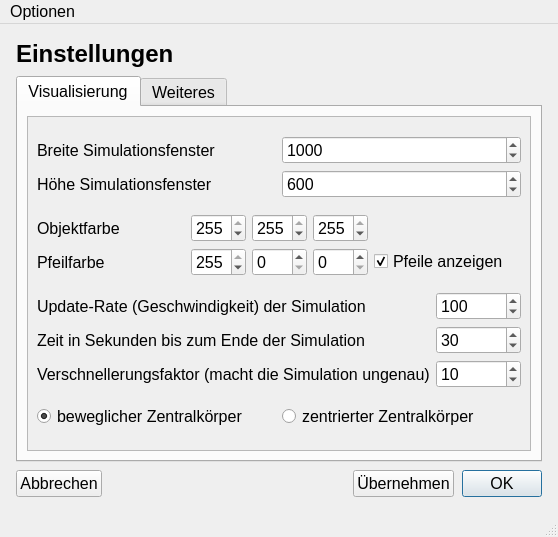
<?xml version="1.0" encoding="UTF-8"?>
<ui version="4.0">
 <class>MainWindow</class>
 <widget class="QMainWindow" name="MainWindow">
  <property name="geometry">
   <rect>
    <x>0</x>
    <y>0</y>
    <width>558</width>
    <height>537</height>
   </rect>
  </property>
  <property name="font">
   <font>
    <pointsize>12</pointsize>
   </font>
  </property>
  <property name="windowTitle">
   <string>Einstellungen</string>
  </property>
  <widget class="QWidget" name="centralwidget">
   <layout class="QVBoxLayout" name="verticalLayout_2">
    <property name="spacing">
     <number>8</number>
    </property>
    <property name="leftMargin">
     <number>16</number>
    </property>
    <property name="topMargin">
     <number>16</number>
    </property>
    <property name="rightMargin">
     <number>16</number>
    </property>
    <property name="bottomMargin">
     <number>16</number>
    </property>
    <item>
     <widget class="QLabel" name="label_17">
      <property name="text">
       <string>&lt;html&gt;&lt;head/&gt;&lt;body&gt;&lt;p&gt;&lt;span style=&quot; font-size:18pt; font-weight:600;&quot;&gt;Einstellungen&lt;/span&gt;&lt;/p&gt;&lt;/body&gt;&lt;/html&gt;</string>
      </property>
     </widget>
    </item>
    <item>
     <widget class="QTabWidget" name="tabWidget">
      <property name="currentIndex">
       <number>0</number>
      </property>
      <widget class="QWidget" name="tab">
       <attribute name="title">
        <string>Visualisierung</string>
       </attribute>
       <layout class="QGridLayout" name="gridLayout_5">
        <item row="0" column="0">
         <widget class="QScrollArea" name="scrollArea">
          <property name="widgetResizable">
           <bool>true</bool>
          </property>
          <widget class="QWidget" name="scrollAreaWidgetContents_2">
           <property name="geometry">
            <rect>
             <x>0</x>
             <y>0</y>
             <width>502</width>
             <height>326</height>
            </rect>
           </property>
           <layout class="QGridLayout" name="gridLayout_2">
            <item row="0" column="0" colspan="2">
             <layout class="QGridLayout" name="gridLayout_3">
              <item row="0" column="0">
               <widget class="QLabel" name="label">
                <property name="text">
                 <string>Breite Simulationsfenster</string>
                </property>
               </widget>
              </item>
              <item row="1" column="0">
               <widget class="QLabel" name="label_2">
                <property name="text">
                 <string>Höhe Simulationsfenster</string>
                </property>
               </widget>
              </item>
              <item row="0" column="1">
               <widget class="QSpinBox" name="canvas_width">
                <property name="minimum">
                 <number>100</number>
                </property>
                <property name="maximum">
                 <number>3000</number>
                </property>
                <property name="value">
                 <number>1000</number>
                </property>
               </widget>
              </item>
              <item row="1" column="1">
               <widget class="QSpinBox" name="canvas_height">
                <property name="minimum">
                 <number>50</number>
                </property>
                <property name="maximum">
                 <number>2000</number>
                </property>
                <property name="value">
                 <number>600</number>
                </property>
               </widget>
              </item>
             </layout>
            </item>
            <item row="1" column="0" colspan="2">
             <layout class="QGridLayout" name="gridLayout">
              <item row="0" column="1">
               <layout class="QHBoxLayout" name="horizontalLayout_3">
                <item>
                 <widget class="QSpinBox" name="color_objects_r">
                  <property name="maximum">
                   <number>255</number>
                  </property>
                  <property name="value">
                   <number>255</number>
                  </property>
                 </widget>
                </item>
                <item>
                 <widget class="QSpinBox" name="color_objects_g">
                  <property name="maximum">
                   <number>255</number>
                  </property>
                  <property name="value">
                   <number>255</number>
                  </property>
                 </widget>
                </item>
                <item>
                 <widget class="QSpinBox" name="color_objects_b">
                  <property name="maximum">
                   <number>255</number>
                  </property>
                  <property name="value">
                   <number>255</number>
                  </property>
                 </widget>
                </item>
               </layout>
              </item>
              <item row="1" column="0">
               <widget class="QLabel" name="label_4">
                <property name="text">
                 <string>Pfeilfarbe</string>
                </property>
               </widget>
              </item>
              <item row="1" column="1">
               <layout class="QHBoxLayout" name="horizontalLayout_4">
                <item>
                 <widget class="QSpinBox" name="color_pointer_r">
                  <property name="maximum">
                   <number>255</number>
                  </property>
                  <property name="value">
                   <number>255</number>
                  </property>
                 </widget>
                </item>
                <item>
                 <widget class="QSpinBox" name="color_pointer_g">
                  <property name="maximum">
                   <number>255</number>
                  </property>
                 </widget>
                </item>
                <item>
                 <widget class="QSpinBox" name="color_pointer_b">
                  <property name="maximum">
                   <number>255</number>
                  </property>
                 </widget>
                </item>
               </layout>
              </item>
              <item row="1" column="2">
               <widget class="QCheckBox" name="show_pointers">
                <property name="toolTip">
                 <string>&lt;html&gt;&lt;head/&gt;&lt;body&gt;&lt;p&gt;Diese Option aktiviert Pfeile, die auf die Körper in der Simulation zeigen (vor allem hilfreich bei grösseren Distanzen zwischen kleineren Körpern).&lt;/p&gt;&lt;/body&gt;&lt;/html&gt;</string>
                </property>
                <property name="text">
                 <string>Pfeile anzeigen</string>
                </property>
                <property name="checked">
                 <bool>true</bool>
                </property>
               </widget>
              </item>
              <item row="0" column="0">
               <widget class="QLabel" name="label_3">
                <property name="text">
                 <string>Objektfarbe</string>
                </property>
               </widget>
              </item>
             </layout>
            </item>
            <item row="2" column="0" colspan="2">
             <layout class="QGridLayout" name="gridLayout_4">
              <item row="0" column="1">
               <widget class="QSpinBox" name="update_rate">
                <property name="minimum">
                 <number>1</number>
                </property>
                <property name="maximum">
                 <number>100000</number>
                </property>
                <property name="value">
                 <number>100</number>
                </property>
               </widget>
              </item>
              <item row="2" column="1">
               <widget class="QSpinBox" name="t_factor">
                <property name="minimum">
                 <number>1</number>
                </property>
                <property name="maximum">
                 <number>100000</number>
                </property>
                <property name="value">
                 <number>10</number>
                </property>
               </widget>
              </item>
              <item row="0" column="0">
               <widget class="QLabel" name="label_5">
                <property name="toolTip">
                 <string>&lt;html&gt;&lt;head/&gt;&lt;body&gt;&lt;p&gt;Anzahl Berechnungen pro Sekunde&lt;/p&gt;&lt;/body&gt;&lt;/html&gt;</string>
                </property>
                <property name="text">
                 <string>Update-Rate (Geschwindigkeit) der Simulation</string>
                </property>
               </widget>
              </item>
              <item row="1" column="1">
               <widget class="QSpinBox" name="max_seconds">
                <property name="minimum">
                 <number>5</number>
                </property>
                <property name="maximum">
                 <number>3600</number>
                </property>
                <property name="value">
                 <number>30</number>
                </property>
               </widget>
              </item>
              <item row="2" column="0">
               <widget class="QLabel" name="label_7">
                <property name="toolTip">
                 <string>&lt;html&gt;&lt;head/&gt;&lt;body&gt;&lt;p&gt;physikalisch: &amp;Delta;t&lt;/p&gt;&lt;/body&gt;&lt;/html&gt;</string>
                </property>
                <property name="text">
                 <string>Verschnellerungsfaktor (macht die Simulation ungenau)</string>
                </property>
               </widget>
              </item>
              <item row="1" column="0">
               <widget class="QLabel" name="label_6">
                <property name="text">
                 <string>Zeit in Sekunden bis zum Ende der Simulation</string>
                </property>
               </widget>
              </item>
             </layout>
            </item>
            <item row="3" column="0">
             <widget class="QRadioButton" name="do_central_moving">
              <property name="toolTip">
               <string/>
              </property>
              <property name="toolTipDuration">
               <number>-1</number>
              </property>
              <property name="statusTip">
               <string/>
              </property>
              <property name="whatsThis">
               <string/>
              </property>
              <property name="accessibleName">
               <string/>
              </property>
              <property name="accessibleDescription">
               <string/>
              </property>
              <property name="text">
               <string>beweglicher Zentralkörper</string>
              </property>
              <property name="checked">
               <bool>true</bool>
              </property>
             </widget>
            </item>
            <item row="3" column="1">
             <widget class="QRadioButton" name="do_central_centered">
              <property name="toolTip">
               <string>&lt;html&gt;&lt;head/&gt;&lt;body&gt;&lt;p&gt;Der Zentralkörper wird bei Aktivieren dieses Feldes immer in der Mitte der Visualisierung angezeigt werden.&lt;/p&gt;&lt;/body&gt;&lt;/html&gt;</string>
              </property>
              <property name="toolTipDuration">
               <number>-1</number>
              </property>
              <property name="statusTip">
               <string/>
              </property>
              <property name="whatsThis">
               <string/>
              </property>
              <property name="accessibleName">
               <string/>
              </property>
              <property name="accessibleDescription">
               <string/>
              </property>
              <property name="text">
               <string>zentrierter Zentralkörper</string>
              </property>
              <property name="checked">
               <bool>false</bool>
              </property>
             </widget>
            </item>
           </layout>
          </widget>
         </widget>
        </item>
       </layout>
      </widget>
      <widget class="QWidget" name="tab_2">
       <attribute name="title">
        <string>Weiteres</string>
       </attribute>
       <layout class="QGridLayout" name="gridLayout_6">
        <item row="0" column="0">
         <widget class="QScrollArea" name="scrollArea_2">
          <property name="widgetResizable">
           <bool>true</bool>
          </property>
          <widget class="QWidget" name="scrollAreaWidgetContents_3">
           <property name="geometry">
            <rect>
             <x>0</x>
             <y>0</y>
             <width>502</width>
             <height>326</height>
            </rect>
           </property>
           <layout class="QVBoxLayout" name="verticalLayout">
            <item>
             <widget class="QCheckBox" name="do_testing">
              <property name="toolTip">
               <string>&lt;html&gt;&lt;head/&gt;&lt;body&gt;&lt;p&gt;Diese Option aktiviert möglicherweise unvollständige, noch in Entwicklung stehende Features.&lt;/p&gt;&lt;/body&gt;&lt;/html&gt;</string>
              </property>
              <property name="text">
               <string>Test-Features aktivieren</string>
              </property>
             </widget>
            </item>
            <item>
             <widget class="QCheckBox" name="do_restart">
              <property name="toolTip">
               <string>&lt;html&gt;&lt;head/&gt;&lt;body&gt;&lt;p&gt;Diese Option wird das Programm nach jeder Simulation neustarten. Somit wird eine weitere, unmittelbare Simulation möglich gemacht.&lt;/p&gt;&lt;/body&gt;&lt;/html&gt;</string>
              </property>
              <property name="text">
               <string>Neustart nach einer Simulation</string>
              </property>
              <property name="checked">
               <bool>true</bool>
              </property>
             </widget>
            </item>
            <item>
             <spacer name="verticalSpacer">
              <property name="orientation">
               <enum>Qt::Vertical</enum>
              </property>
              <property name="sizeHint" stdset="0">
               <size>
                <width>20</width>
                <height>203</height>
               </size>
              </property>
             </spacer>
            </item>
           </layout>
          </widget>
         </widget>
        </item>
       </layout>
      </widget>
     </widget>
    </item>
    <item>
     <layout class="QHBoxLayout" name="horizontalLayout">
      <item>
       <widget class="QPushButton" name="b_cancel">
        <property name="toolTip">
         <string extracomment="Verlassen ohne zu speichern">schliessen ohne zu speichern</string>
        </property>
        <property name="statusTip">
         <string/>
        </property>
        <property name="whatsThis">
         <string/>
        </property>
        <property name="accessibleName">
         <string/>
        </property>
        <property name="accessibleDescription">
         <string/>
        </property>
        <property name="text">
         <string>Abbrechen</string>
        </property>
       </widget>
      </item>
      <item>
       <spacer name="horizontalSpacer">
        <property name="orientation">
         <enum>Qt::Horizontal</enum>
        </property>
        <property name="sizeHint" stdset="0">
         <size>
          <width>40</width>
          <height>20</height>
         </size>
        </property>
       </spacer>
      </item>
      <item>
       <widget class="QPushButton" name="b_save">
        <property name="toolTip">
         <string>speichern</string>
        </property>
        <property name="text">
         <string>Übernehmen</string>
        </property>
       </widget>
      </item>
      <item>
       <widget class="QPushButton" name="b_ok">
        <property name="toolTip">
         <string>speichern und schliessen</string>
        </property>
        <property name="text">
         <string>OK</string>
        </property>
        <property name="default">
         <bool>true</bool>
        </property>
        <property name="flat">
         <bool>false</bool>
        </property>
       </widget>
      </item>
     </layout>
    </item>
   </layout>
  </widget>
  <widget class="QMenuBar" name="menubar">
   <property name="geometry">
    <rect>
     <x>0</x>
     <y>0</y>
     <width>558</width>
     <height>26</height>
    </rect>
   </property>
   <widget class="QMenu" name="menuOptionen">
    <property name="title">
     <string>Optionen</string>
    </property>
    <addaction name="actionVerlassen"/>
   </widget>
   <addaction name="menuOptionen"/>
  </widget>
  <widget class="QStatusBar" name="statusbar"/>
  <action name="actionVerlassen">
   <property name="text">
    <string>Verlassen</string>
   </property>
   <property name="shortcut">
    <string>Ctrl+Q</string>
   </property>
  </action>
 </widget>
 <tabstops>
  <tabstop>canvas_width</tabstop>
  <tabstop>canvas_height</tabstop>
  <tabstop>color_objects_r</tabstop>
  <tabstop>color_objects_g</tabstop>
  <tabstop>color_objects_b</tabstop>
  <tabstop>color_pointer_r</tabstop>
  <tabstop>color_pointer_g</tabstop>
  <tabstop>color_pointer_b</tabstop>
  <tabstop>update_rate</tabstop>
  <tabstop>max_seconds</tabstop>
  <tabstop>do_testing</tabstop>
  <tabstop>do_restart</tabstop>
  <tabstop>b_cancel</tabstop>
  <tabstop>b_save</tabstop>
  <tabstop>b_ok</tabstop>
 </tabstops>
 <resources/>
 <connections/>
</ui>
